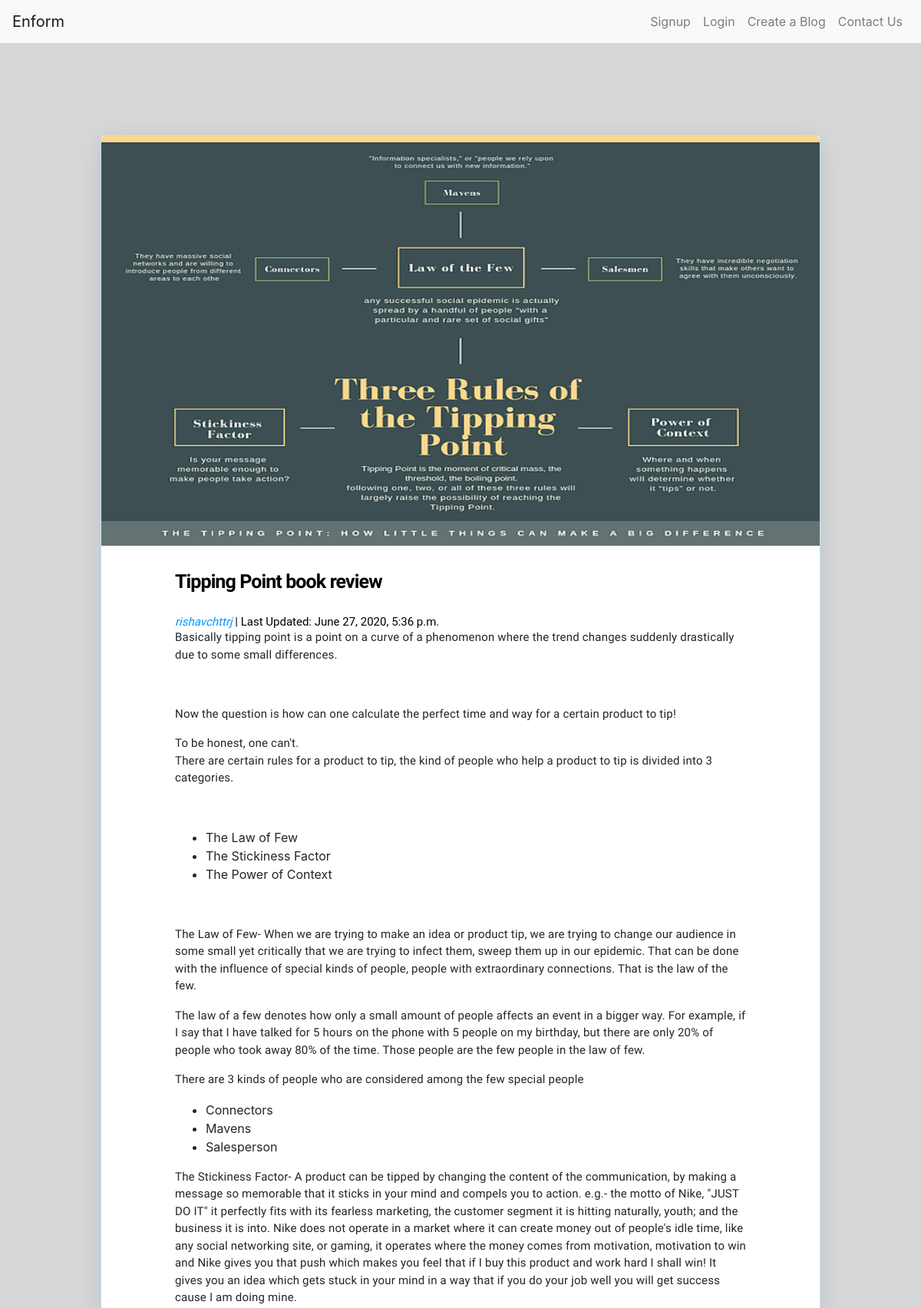
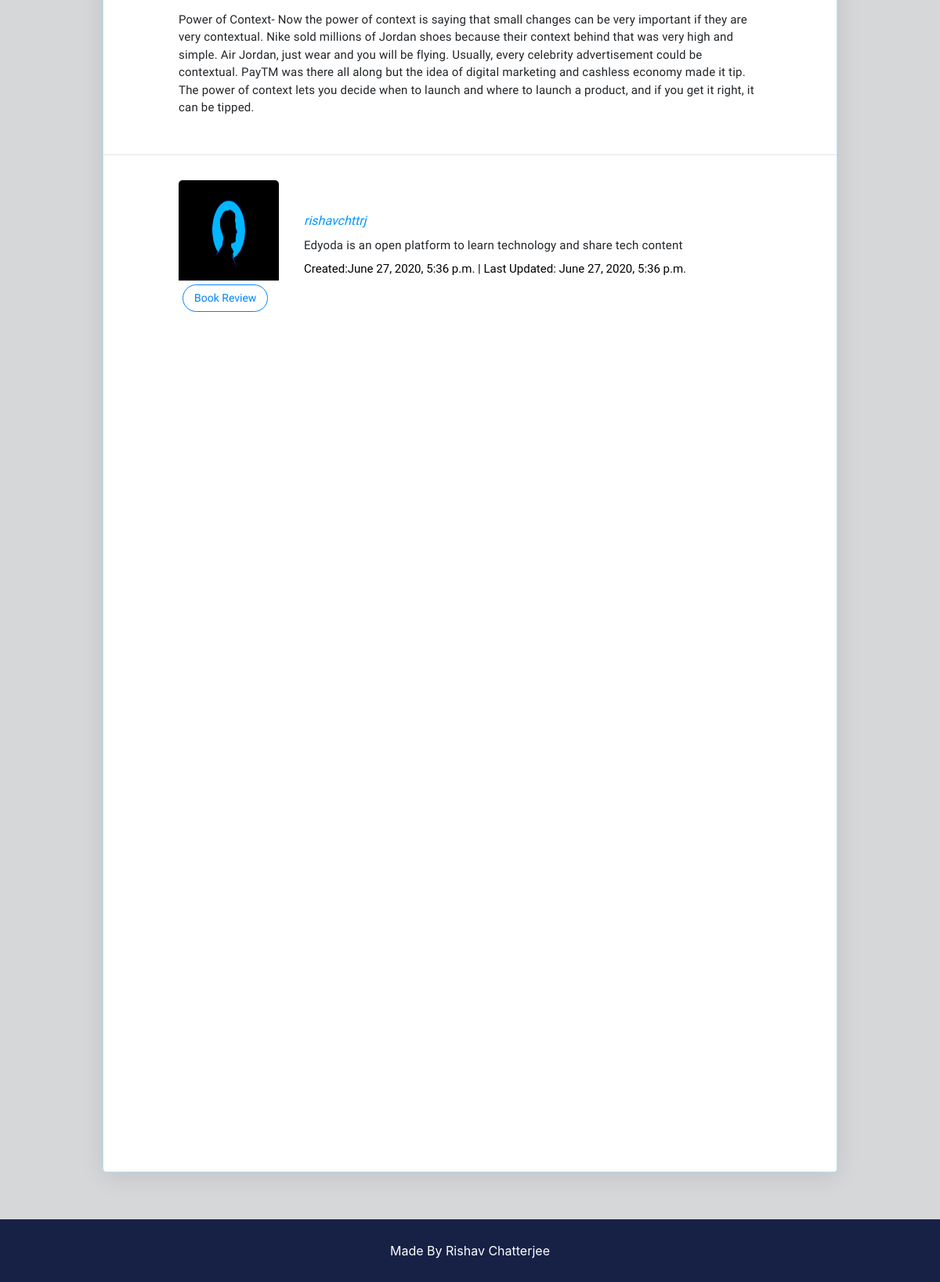
Page /blog/tipping-point-book-review on the committed database (2 pictures, top to bottom).
### blog/models.py (models this page shows, shortened)
class Post(models.Model):
    statuses = [("D","Draft"), ("P","Published")]
    title = models.CharField(max_length=250)
    content = HTMLField()
    status = models.CharField(max_length=1, choices=statuses, default = "D" )
    category = models.ForeignKey(Category,on_delete=models.CASCADE,related_name="categories")
    image = models.ImageField(upload_to='blog/',blank= True)
    slug = models.SlugField(blank = True, unique = True)
    author = models.ForeignKey(get_user_model(), on_delete=models.CASCADE)
    created_date = models.DateTimeField(auto_now_add=True, blank=True)
    modified_date = models.DateTimeField(auto_now=True, blank=True)
    objects = models.Manager()
    post_man = PostQuerySet.as_manager()

class Category(models.Model):
    name = models.CharField(max_length=30)
    description = models.TextField()
    class Meta:
        verbose_name_plural = 'categories'

### account/models.py (models this page shows, shortened)
class User(AbstractUser):
    gro = [("R","Reader"), ("A","Author")]
    email = models.EmailField(unique=True)
    pic = models.ImageField(upload_to="account/", blank = True)
    bio = models.TextField(blank=True)
    group = models.CharField(max_length=1,choices=gro, default = "R")
    REQUIRED_FIELDS =("email",)

### blog/views.py (the view)
# urls.py: path('blog/<slug:slug>', PostDetailView.as_view(), name= 'post-detail'),
class PostDetailView(generic.DetailView):
    model = Post
    queryset = Post.objects.filter(status = 'P')
    template_name = "blog/blog-post.html"
    pk_url_kwarg = 'id'
    def get_context_data(self,**kwargs):
        context = super().get_context_data(**kwargs)
        post = kwargs.get('object')
        cat = post.category
        context['cat'] = cat
        return context
    def get(self, request, *args, **kwargs):
        if not request.user.is_authenticated:
            if not request.session.get('count'):
                request.session['count'] = 1
            else:
                request.session['count'] +=1
            if request.session.get('count') >3:
                return redirect(reverse_lazy("login"))
            self.object = self.get_object()
            context = self.get_context_data(object=self.object)
            return self.render_to_response(context)
        else:
            self.object = self.get_object()
            context = self.get_context_data(object=self.object)
            return self.render_to_response(context)

### blog/templates/blog/blog-post.html (shortened to what this page needs)
        {% extends "blog/base.html"%}
        {% load static %}
        {% block extra_head %}
            <link rel="stylesheet" href="{% static 'blog/css/post-details.css' %}">
        {% endblock %}
        {% block content %}
        <div id="article">
            {% if post.image %}
                <img src="{{post.image.url}}" alt=""/>
            {% else %}
                <img src="https://edyoda.s3.amazonaws.com/media/blog-images/learn-artificial-intelligence.jpeg" alt=""/>
            {% endif %}
            <div class="blog-meta">
                <h1 style="color: black;font-size: 25px;">{{post.title}}</h1>
                <p class="author"> {{post.author.username}} <span class ="date"> | Last Updated: {{post.modified_date}} </span></p>
            </div>
            <div class="blog-content">
                <p>{{post.content | safe }}</p>
            </div>
            <hr>
            <div class="author-details">
                <div class="author-pic">
                    <img style="width: 100%; height: 100%;" src="{{post.author.pic.url}}" alt="author pic" />
                </div>
                <div class="author-info">
                    <a href="{% url 'detailuser' post.author_id %}"><p class="author-name">{{post.author.username}}</p></a>
                    <p class="author-bio">Edyoda is an open platform to learn technology and share tech content</p>
                    <p class="date">Created:{{post.created_date}} | Last Updated: {{post.modified_date}}</p>
                </div>
            </div>
            <div class="tag-container">
                <a href="{% url 'category_specific' cat.id %}"><button>{{cat.name}}</button></a>
            </div>
        </div>
        {% endblock %}

### blog/static/blog/css/base.css (style rules this page uses)
#main h1 { font-family: "Raleway"; font-size: 36px; font-weight: 600; letter-spacing: -0.9px; line-height: 69.84px; margin: 0px; color: #000000; }
.author { font-family: 'Raleway'; font-size: .9em; font-weight: 400; font-style: italic; color: #0096ff; margin-top: 6px; }
.author-info a { text-decoration: none; }
.date { font-family: sans-serif; font-size: 14px; font-weight: 400; font-style: normal; color: #000000; }

### blog/static/blog/css/post-details.css (style rules this page uses)
body { background-color: #d6d7d8; }
#article { width: 938px; height: 3024px; background-color: rgb(255, 255, 255); border-radius: 5px; box-shadow: 0 5px 30px 0 rgba(0,0,0,.1); border: 1px solid rgba(0,168,255,.3); margin: 120px auto; margin-bottom: 60px; }
#article img { width: 100%; height: 534px; border-top-left-radius: 5px; border-top-right-radius: 5px; }
.blog-meta { width: 100%; height: 108px; padding: 12px 96px 0px 96px; }
.blog-meta h1 { font-family: "Raleway"; font-size: 28.8px; font-weight: 600; letter-spacing: -1.5px; }
.author { font-family: 'Raleway'; font-size: 15px; font-weight: 500; font-style: italic; color: #0096ff; margin-top: 6px; }
.date { font-family: "Roboto"; font-size: 15px; font-weight: 400; font-style: normal; color: #000000; }
.blog-content { padding: 2em 6em; padding-top: 0px; overflow: hidden; }
.blog-content p { font-family: "Raleway"; font-size: 15px; line-height: 1.5em; letter-spacing: .2px; }
hr { margin: 0%; }
.author-details { display: inline-flex; width: 100%; height: 160px; padding: 2em 6em; padding-bottom: 0px; }
.author-pic { width: 128px; height: 128px; margin-right: 32px; }
.author-info { height: 128px; padding-top: 36px; }
.author-info p { margin: 0%; padding: 4px 0px; }
.author-name { color: rgb(0, 150, 255);; font-family: "Raleway"; font-size: 16px; font-weight: 500; font-style: italic; }
.author-bio { font-family: "Raleway"; font-size: 15px; line-height: 1.5em; letter-spacing: .2px; }
.tag-container { padding-bottom: 2em; padding-left: 6em; padding-right: 6em; }
.tag-container button { display: inline-block; color: rgb(0, 132, 255); border: 1px solid rgb(0, 132, 255); border-radius: 20px; background-color: transparent; font-family: "Raleway"; font-size: 14px; cursor: pointer; min-width: 50px; padding: 6px 14px; margin: 5px; }

### rows in the picture
Post: image (picture), title "Tipping Point book review", author.username "rishavchttrj", modified_date "June 27, 2020, 5:36 p.m.", content "Basically tipping point is a point on a curve of a phenomenon where the trend changes suddenly drastically due to some small differences. Now the question is how can one calculate the perfect time and way for a certain product to tip! To be honest, one can't. There are certain rules for a product to tip, the kind of people who help a product to tip is divided into 3 categories. The Law of Few The Stickiness Factor The Power of Context The Law of Few- When we are trying to make an idea or product tip, we are trying to change our audience in some small yet critically that we are trying to infect them, sweep them up in our epidemic. That can be done with the influence of special kinds of…", author.pic (picture), created_date "June 27, 2020, 5:36 p.m."
Category: name "Book Review"
